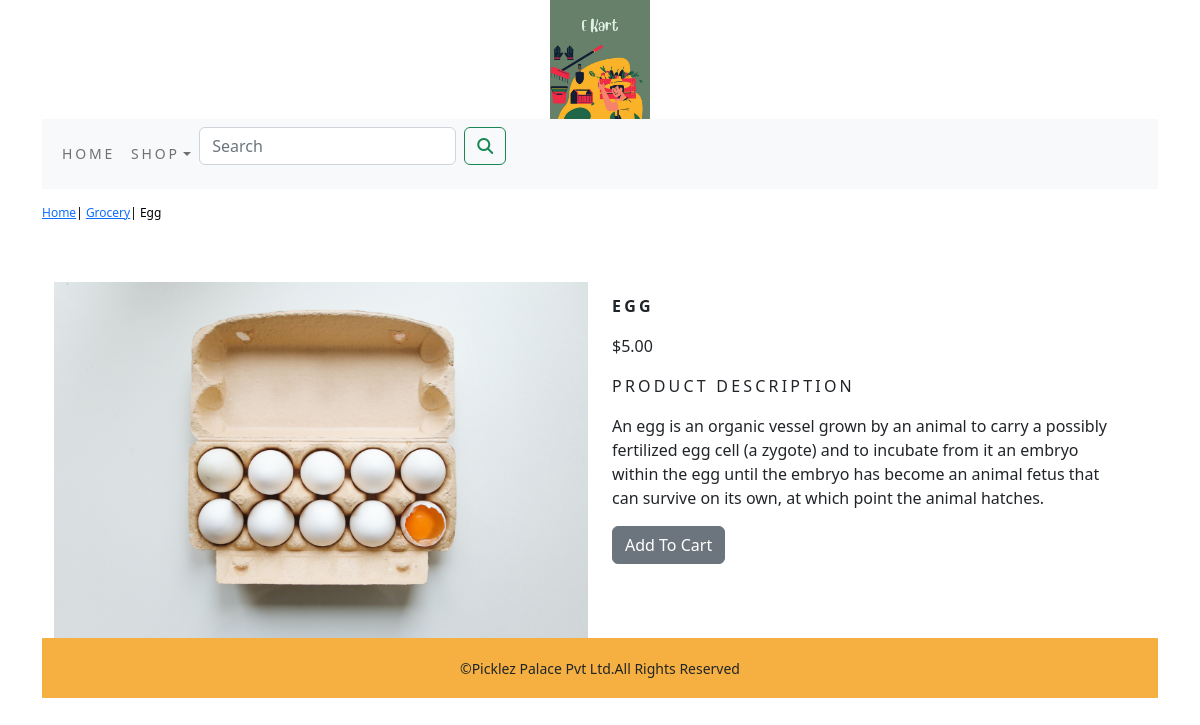
The app's page /shop/grocery/egg/ with its own data.
### shopapp/models.py (models this page shows, shortened)
class Product(models.Model):
    name = models.CharField(max_length=250, unique=True)
    slug = models.SlugField(max_length=250, unique=True)
    desc = models.TextField()
    price=models.DecimalField(max_digits=10,decimal_places=2)
    category=models.ForeignKey(Category,on_delete=models.CASCADE)
    img = models.ImageField(upload_to='product', blank=True)
    stock=models.IntegerField()
    available=models.BooleanField(default=True)
    created=models.DateTimeField(auto_now_add=True)
    updated=models.DateTimeField(auto_now=True)
    class Meta:
        ordering = ('name',)
        verbose_name = 'product'
        verbose_name_plural = 'products'

class Category(models.Model):
    name=models.CharField(max_length=250,unique=True)
    slug=models.SlugField(max_length=250,unique=True)
    desc=models.TextField()
    img=models.ImageField(upload_to='category',blank=True)
    class Meta:
        ordering=('name',)
        verbose_name='category'
        verbose_name_plural='categories'
    def get_url(self):
        return reverse('shopapp:products_by_category',args=[self.slug])
    def __str__(self):
        return '{}'.format(self.name)

### shopapp/views.py (the view)
# urls.py: path('<slug:c_slug>/<slug:product_slug>/',views.ProDetail,name='ProCatDetail'),
def ProDetail(request,c_slug,product_slug):
    try:
        product=Product.objects.get(category__slug=c_slug,slug=product_slug)
    except Exception as e:
        raise e
    return render(request,'product.html',{'product':product})

### cart/context_processors.py (called while the page is built)
def counter(request):
    item_count=0
    if 'admin' in request.path:
        return {}
    else:
        try:
            cart=Cart.objects.filter(cart_id=_cart_id(request))
            cart_items=CartItems.objects.all().filter(cart=cart[:1])
            for items in cart_items:
                item_count += items.quantity
        except Cart.DoesNotExist:
            item_count=0
    return dict(item_count=item_count)

### cart/views.py (called while the page is built)
def _cart_id(request):
    cart=request.session.session_key
    if not cart:
        cart=request.session.create()
    return cart

### shopapp/context_processors.py (called while the page is built)
def menu_links(request):
    links=Category.objects.all()
    return dict(links=links)

### templates/product.html (shortened to what this page needs)
{% extends 'base.html' %}
{% load static %}
{% block content %}
<div class="row my_prod_row_class ">
  <div class="mx_auto">
    <p>
      <a href="{% url 'shopapp:allProdCat' %}">Home</a>|
      <a href="{{product.category.get_url}}">{{product.category}}</a>|
      {{product.name}}
    </p>
  </div>
</div>
<div class="container">
<br>
<div class="row">
    <div class="col-12 col-sm-12 col-md-12 col-lg-6 text-center">
        <div style="min-width:18rem">
            <img src="{{product.img.url}}" alt="{{product.name}}" width="100%">
        </div>
    </div>
    <div class="col-12 col-sm-12 col-md-12 col-lg-6">
        <h1 class="my_prod_title"><b>{{product.name}}</b></h1>
        <p>${{product.price}}</p>
        <p class="my-title">Product Description</p>
        <p class="text-justify my_prod_text">{{product.desc}}</p>
        {% if product.stock <= 0 %}
            <p class="text-justify my_prod_text"><b>Out of Stock</b></p>
        {% else %}
            <a href="{% url 'cart:addcart' product.id %}" class="btn btn-secondary" >Add To Cart</a>
        {% endif %}
    </div>
</div>
{% endblock %}

### templates/base.html (shortened to what this page needs)
{% load static %}
    <link rel="stylesheet" href="{% static 'css/custom.css' %}">
    <link href="https://cdn.jsdelivr.net/npm/bootstrap@5.2.0/dist/css/bootstrap.min.css" rel="stylesheet">
</head>
<body>
<div class="container">
  {% include 'header.html' %}
  {% include 'nav.html' %}
  {% block content %}
  {% endblock %}
</div>
  {% include 'footer.html' %}
</body>
</html>

### templates/header.html
{% load static %}
<header>
  <center>
    <a href="{% url 'shopapp:allProdCat' %}"><img src="{% static 'image/logo.png' %}" alt="logoimg" width="100px;"></a>
  </center>
</header>

### templates/nav.html (shortened to what this page needs)
<nav class="navbar navbar-expand-lg navbar-light bg-light">
    <div class="container-fluid">
  <div class="collapse navbar-collapse" id="navbarSupportedContent">
    <ul class="navbar-nav mr-auto">
      <li class="nav-item">
        <a class="nav-link" href="{% url 'shopapp:allProdCat' %}">Home</a>
      </li>
      <li class="nav-item dropdown {% if 'shopapp' in request.path %} active {% endif %}">
        <a class="nav-link dropdown-toggle" href="#" id="navbarDropdown" role="button" data-toggle="dropdown" aria-haspopup="true" aria-expanded="false">Shop</a>
      </li>
    </ul>
    <form class="d-flex" action="{% url 'searchapp:SearchResult' %}" method="get">
      <input class="form-control me-2" type="search" placeholder="Search" name="q" maria-label="Search" >
      <button class="btn btn-outline-success my-2 my-sm-0" type="submit"><i class="fa fa-search"></i></button>
    </form>
  </div>
    </div>
</nav>

### templates/footer.html
<div class="footer navbar-fixed-bottom my-footer">
  <p class="text-center">&copy;Picklez Palace Pvt Ltd.All Rights Reserved</p>
</div>

### static/css/custom.css (style rules this page uses)
body { font-family:'Roboto',Sans-serif; }
.nav-item { letter-spacing: .2em; font-size:14px; text-transform:Uppercase; }
.my-footer p { padding:20px; font-size:14px; }
.my-footer { background-color:#F5B041; height:60px; }
.my-title { font-size:16px; text-transform:uppercase; letter-spacing: .2em; }
.my_prod_row_class { padding-top:15px; padding-bottom:20px; }
.my_prod_row_class .mx_auto { color:#000; font-size:12px; text-decoration:none; }
.my_prod_title { font-size:16px; text-transform:uppercase; letter-spacing: .2em; padding-top:15px; padding-bottom:10px; }
.my_prod_text { padding-right:20px; }

### records on screen
Product: category "Grocery", name "Egg", img (picture), name "EGG", price "5.00", desc "An egg is an organic vessel grown by an animal to carry a possibly fertilized egg cell (a zygote) and to incubate from it an embryo within the egg until the embryo has become an animal fetus that can survive on its own, at which point the animal hatches."
